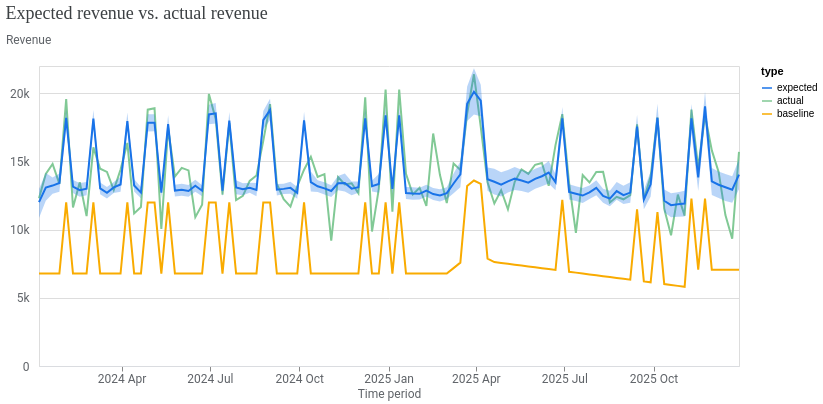

Here is the notebook cell this chart was saved with:
### Code cell
model_fit = visualizer.ModelFit(mmm)
model_fit.plot_model_fit()

### Figure 1 — Vega-Lite specification as saved in the notebook (floating-point values rounded to 4 significant figures; data arrays with more than 128 entries replaced by an {"elided": "..."} marker saying what was removed)
{"config": {"view": {"continuousWidth": 300, "continuousHeight": 300}, "axis": {"labelColor": "#5F6368", "labelFont": "Roboto", "labelFontSize": 12, "titleColor": "#5F6368", "titleFont": "Roboto", "titleFontSize": 12, "titleFontWeight": "normal"}}, "layer": [{"mark": {"type": "line"}, "encoding": {"color": {"field": "type", "scale": {"domain": ["expected", "actual", "baseline"], "range": ["#1A73E8", "#81C995", "#F9AB00"]}, "type": "nominal"}, "x": {"axis": {"domainColor": "#DADCE0", "format": "%Y %b", "grid": false, "tickCount": 8}, "field": "time", "title": "Time period", "type": "temporal"}, "y": {"axis": {"domain": false, "labelExpr": "replace(format(datum.value, '.3~s'), 'G', 'B')", "labelPadding": 10, "tickCount": 5, "ticks": false, "titleAlign": "left", "titleAngle": 0, "titleY": -20}, "field": "mean", "title": "Revenue", "type": "quantitative"}}}, {"mark": {"type": "rule", "opacity": 0}, "encoding": {"opacity": {"condition": {"param": "param_1", "value": 0.3, "empty": false}, "value": 0}, "tooltip": [{"field": "time", "title": "Time period", "type": "temporal"}, {"field": "expected", "format": ",.0f", "title": "Expected", "type": "quantitative"}, {"field": "actual", "format": ",.0f", "title": "Actual", "type": "quantitative"}, {"field": "baseline", "format": ",.0f", "title": "Baseline", "type": "quantitative"}], "x": {"field": "time", "type": "temporal"}}, "name": "view_1", "transform": [{"pivot": "type", "value": "mean", "groupby": ["time"]}]}, {"mark": {"type": "circle", "filled": false, "size": 36}, "encoding": {"color": {"field": "type", "legend": null, "scale": {"domain": ["expected", "actual", "baseline"], "range": ["#1A73E8", "#81C995", "#F9AB00"]}, "type": "nominal"}, "opacity": {"condition": {"param": "param_1", "value": 1, "empty": false}, "value": 0}, "x": {"field": "time", "type": "temporal"}, "y": {"field": "mean", "type": "quantitative"}}}, {"mark": {"type": "area", "opacity": 0.3}, "encoding": {"color": {"field": "type", "legend": null, "scale": {"domain": ["expected"], "range": ["#1A73E8"]}, "type": "nominal"}, "x": {"field": "time", "type": "temporal"}, "y": {"field": "ci_hi", "type": "quantitative"}, "y2": {"field": "ci_lo"}}}], "data": {"name": "data-dd24c3a6c038ccdd5cf35d3d01aa61ce"}, "params": [{"name": "param_1", "select": {"type": "point", "clear": "pointerout", "fields": ["time"], "nearest": true, "on": "pointerover"}, "views": ["view_1"]}], "resolve": {"scale": {"color": "independent"}}, "title": {"text": "Expected revenue vs. actual revenue", "anchor": "start", "color": "#3C4043", "font": "Google Sans Display", "fontSize": 18, "fontWeight": "normal", "offset": 10}, "width": 700, "$schema": "https://vega.github.io/schema/vega-lite/v5.20.1.json", "datasets": {"data-dd24c3a6c038ccdd5cf35d3d01aa61ce": {"elided": "312 records"}}}
